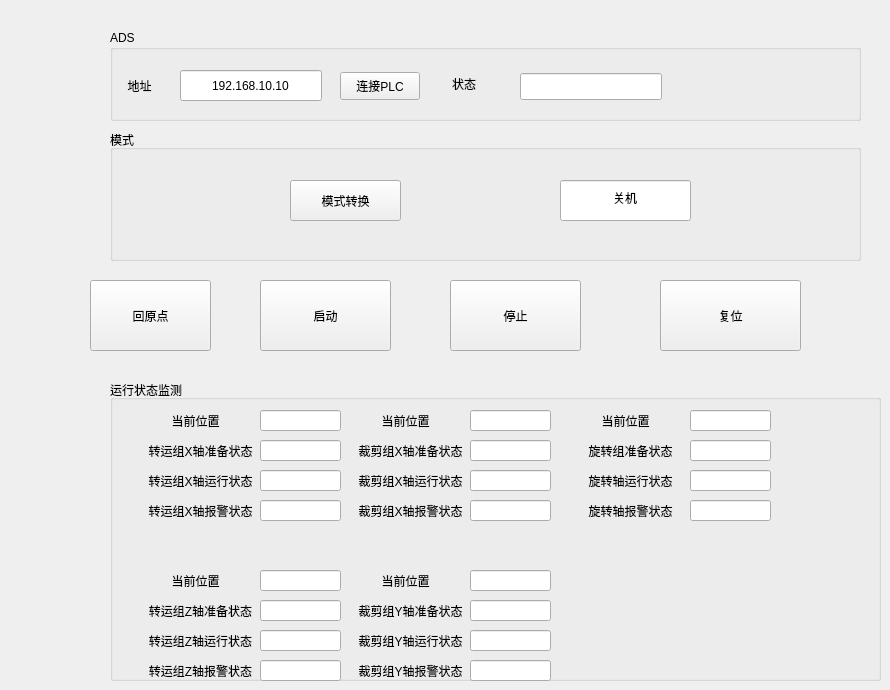
   <widget class="QWidget" name="tab_cmd">
    <attribute name="title">
     <string>操作</string>
    </attribute>
    <widget class="QPushButton" name="btn_Axi_ALL_Reset">
     <property name="geometry">
      <rect>
       <x>660</x>
       <y>280</y>
       <width>141</width>
       <height>71</height>
      </rect>
     </property>
     <property name="text">
      <string>复位</string>
     </property>
    </widget>
    <widget class="QPushButton" name="btn_Axi_All_Stop">
     <property name="geometry">
      <rect>
       <x>450</x>
       <y>280</y>
       <width>131</width>
       <height>71</height>
      </rect>
     </property>
     <property name="text">
      <string>停止</string>
     </property>
    </widget>
    <widget class="QPushButton" name="btn_Axi_All_Start">
     <property name="geometry">
      <rect>
       <x>260</x>
       <y>280</y>
       <width>131</width>
       <height>71</height>
      </rect>
     </property>
     <property name="text">
      <string>启动</string>
     </property>
    </widget>
    <widget class="QGroupBox" name="Ads">
     <property name="geometry">
      <rect>
       <x>110</x>
       <y>30</y>
       <width>751</width>
       <height>91</height>
      </rect>
     </property>
     <property name="minimumSize">
      <size>
       <width>751</width>
       <height>91</height>
      </size>
     </property>
     <property name="title">
      <string>ADS</string>
     </property>
     <widget class="QPushButton" name="btn_connect_plc">
      <property name="geometry">
       <rect>
        <x>230</x>
        <y>42</y>
        <width>80</width>
        <height>28</height>
       </rect>
      </property>
      <property name="text">
       <string>连接PLC</string>
      </property>
     </widget>
     <widget class="QLabel" name="label_plc_state_2">
      <property name="geometry">
       <rect>
        <x>339</x>
        <y>38</y>
        <width>30</width>
        <height>31</height>
       </rect>
      </property>
      <property name="text">
       <string>状态</string>
      </property>
      <property name="alignment">
       <set>Qt::AlignCenter</set>
      </property>
     </widget>
     <widget class="QLineEdit" name="lineEdit_plc_connect_status">
      <property name="geometry">
       <rect>
        <x>410</x>
        <y>43</y>
        <width>142</width>
        <height>27</height>
       </rect>
      </property>
      <property name="alignment">
       <set>Qt::AlignCenter</set>
      </property>
     </widget>
     <widget class="QLineEdit" name="lineEdit_plc_addr">
      <property name="geometry">
       <rect>
        <x>70</x>
        <y>40</y>
        <width>142</width>
        <height>31</height>
       </rect>
      </property>
      <property name="text">
       <string>192.168.10.10</string>
      </property>
      <property name="alignment">
       <set>Qt::AlignCenter</set>
      </property>
     </widget>
     <widget class="QLabel" name="label_plc_addr">
      <property name="geometry">
       <rect>
        <x>9</x>
        <y>40</y>
        <width>41</width>
        <height>31</height>
       </rect>
      </property>
      <property name="text">
       <string>地址</string>
      </property>
      <property name="alignment">
       <set>Qt::AlignCenter</set>
      </property>
     </widget>
    </widget>
    <widget class="QPushButton" name="btn_Axi_All_GoHome">
     <property name="geometry">
      <rect>
       <x>90</x>
       <y>280</y>
       <width>121</width>
       <height>71</height>
      </rect>
     </property>
     <property name="text">
      <string>回原点</string>
     </property>
    </widget>
    <widget class="QGroupBox" name="groupBox_2">
     <property name="geometry">
      <rect>
       <x>110</x>
       <y>130</y>
       <width>751</width>
       <height>131</height>
      </rect>
     </property>
     <property name="title">
      <string>模式</string>
     </property>
     <widget class="QLineEdit" name="lineEdit_Mode">
      <property name="geometry">
       <rect>
        <x>450</x>
        <y>50</y>
        <width>131</width>
        <height>41</height>
       </rect>
      </property>
      <property name="text">
       <string>关机</string>
      </property>
      <property name="alignment">
       <set>Qt::AlignCenter</set>
      </property>
     </widget>
     <widget class="QPushButton" name="btn_Axi_Mode_Switch">
      <property name="geometry">
       <rect>
        <x>180</x>
        <y>50</y>
        <width>111</width>
        <height>41</height>
       </rect>
      </property>
      <property name="text">
       <string>模式转换</string>
      </property>
     </widget>
    </widget>
    <widget class="QGroupBox" name="groupBox_3">
     <property name="geometry">
      <rect>
       <x>110</x>
       <y>380</y>
       <width>771</width>
       <height>301</height>
      </rect>
     </property>
     <property name="title">
      <string>运行状态监测</string>
     </property>
     <widget class="QLabel" name="label_Axi_Status_1">
      <property name="geometry">
       <rect>
        <x>30</x>
        <y>60</y>
        <width>121</width>
        <height>21</height>
       </rect>
      </property>
      <property name="text">
       <string>转运组X轴准备状态</string>
      </property>
      <property name="alignment">
       <set>Qt::AlignCenter</set>
      </property>
     </widget>
     <widget class="QLineEdit" name="lineEdit_Axi_Status_1">
      <property name="geometry">
       <rect>
        <x>150</x>
        <y>60</y>
        <width>81</width>
        <height>21</height>
       </rect>
      </property>
      <property name="text">
       <string/>
      </property>
      <property name="alignment">
       <set>Qt::AlignCenter</set>
      </property>
     </widget>
     <widget class="QLabel" name="label_Axi_Status_2">
      <property name="geometry">
       <rect>
        <x>30</x>
        <y>220</y>
        <width>121</width>
        <height>21</height>
       </rect>
      </property>
      <property name="text">
       <string>转运组Z轴准备状态</string>
      </property>
      <property name="alignment">
       <set>Qt::AlignCenter</set>
      </property>
     </widget>
     <widget class="QLineEdit" name="lineEdit_Axi_Status_2">
      <property name="geometry">
       <rect>
        <x>150</x>
        <y>220</y>
        <width>81</width>
        <height>21</height>
       </rect>
      </property>
      <property name="text">
       <string/>
      </property>
      <property name="alignment">
       <set>Qt::AlignCenter</set>
      </property>
     </widget>
     <widget class="QLabel" name="label_Axi_Status_3">
      <property name="geometry">
       <rect>
        <x>240</x>
        <y>60</y>
        <width>121</width>
        <height>21</height>
       </rect>
      </property>
      <property name="text">
       <string>裁剪组X轴准备状态</string>
      </property>
      <property name="alignment">
       <set>Qt::AlignCenter</set>
      </property>
     </widget>
     <widget class="QLineEdit" name="lineEdit_Axi_Status_3">
      <property name="geometry">
       <rect>
        <x>360</x>
        <y>60</y>
        <width>81</width>
        <height>21</height>
       </rect>
      </property>
      <property name="text">
       <string/>
      </property>
      <property name="alignment">
       <set>Qt::AlignCenter</set>
      </property>
     </widget>
     <widget class="QLabel" name="label_Axi_Status_4">
      <property name="geometry">
       <rect>
        <x>240</x>
        <y>220</y>
        <width>121</width>
        <height>21</height>
       </rect>
      </property>
      <property name="text">
       <string>裁剪组Y轴准备状态</string>
      </property>
      <property name="alignment">
       <set>Qt::AlignCenter</set>
      </property>
     </widget>
     <widget class="QLineEdit" name="lineEdit_Axi_Status_4">
      <property name="geometry">
       <rect>
        <x>360</x>
        <y>220</y>
        <width>81</width>
        <height>21</height>
       </rect>
      </property>
      <property name="text">
       <string/>
      </property>
      <property name="alignment">
       <set>Qt::AlignCenter</set>
      </property>
     </widget>
     <widget class="QLabel" name="label_Axi_Status_5">
      <property name="geometry">
       <rect>
        <x>460</x>
        <y>60</y>
        <width>121</width>
        <height>21</height>
       </rect>
      </property>
      <property name="text">
       <string>旋转组准备状态</string>
      </property>
      <property name="alignment">
       <set>Qt::AlignCenter</set>
      </property>
     </widget>
     <widget class="QLineEdit" name="lineEdit_Axi_Status_5">
      <property name="geometry">
       <rect>
        <x>580</x>
        <y>60</y>
        <width>81</width>
        <height>21</height>
       </rect>
      </property>
      <property name="text">
       <string/>
      </property>
      <property name="alignment">
       <set>Qt::AlignCenter</set>
      </property>
     </widget>
     <widget class="QLabel" name="label_Axi_CurPositon_Status_1">
      <property name="geometry">
       <rect>
        <x>40</x>
        <y>30</y>
        <width>91</width>
        <height>21</height>
       </rect>
      </property>
      <property name="text">
       <string>当前位置</string>
      </property>
      <property name="alignment">
       <set>Qt::AlignCenter</set>
      </property>
     </widget>
     <widget class="QLineEdit" name="lineEdit_Axi_CurPositon_Status_1">
      <property name="geometry">
       <rect>
        <x>150</x>
        <y>30</y>
        <width>81</width>
        <height>21</height>
       </rect>
      </property>
      <property name="text">
       <string/>
      </property>
      <property name="alignment">
       <set>Qt::AlignCenter</set>
      </property>
     </widget>
     <widget class="QLineEdit" name="lineEdit_Axi_CurPositon_Status_2">
      <property name="geometry">
       <rect>
        <x>150</x>
        <y>190</y>
        <width>81</width>
        <height>21</height>
       </rect>
      </property>
      <property name="text">
       <string/>
      </property>
      <property name="alignment">
       <set>Qt::AlignCenter</set>
      </property>
     </widget>
     <widget class="QLabel" name="label_Axi_CurPositon_Status_2">
      <property name="geometry">
       <rect>
        <x>40</x>
        <y>190</y>
        <width>91</width>
        <height>21</height>
       </rect>
      </property>
      <property name="text">
       <string>当前位置</string>
      </property>
      <property name="alignment">
       <set>Qt::AlignCenter</set>
      </property>
     </widget>
     <widget class="QLineEdit" name="lineEdit_Axi_CurPositon_Status_3">
      <property name="geometry">
       <rect>
        <x>360</x>
        <y>30</y>
        <width>81</width>
        <height>21</height>
       </rect>
      </property>
      <property name="text">
       <string/>
      </property>
      <property name="alignment">
       <set>Qt::AlignCenter</set>
      </property>
     </widget>
     <widget class="QLabel" name="label_Axi_CurPositon_Status_3">
      <property name="geometry">
       <rect>
        <x>250</x>
        <y>30</y>
        <width>91</width>
        <height>21</height>
       </rect>
      </property>
      <property name="text">
       <string>当前位置</string>
      </property>
      <property name="alignment">
       <set>Qt::AlignCenter</set>
      </property>
     </widget>
     <widget class="QLineEdit" name="lineEdit_Axi_CurPositon_Status_4">
      <property name="geometry">
       <rect>
        <x>360</x>
        <y>190</y>
        <width>81</width>
        <height>21</height>
       </rect>
      </property>
      <property name="text">
       <string/>
      </property>
      <property name="alignment">
       <set>Qt::AlignCenter</set>
      </property>
     </widget>
     <widget class="QLabel" name="label_Axi_CurPositon_Status_4">
      <property name="geometry">
       <rect>
        <x>250</x>
        <y>190</y>
        <width>91</width>
        <height>21</height>
       </rect>
      </property>
      <property name="text">
       <string>当前位置</string>
      </property>
      <property name="alignment">
       <set>Qt::AlignCenter</set>
      </property>
     </widget>
     <widget class="QLineEdit" name="lineEdit_Axi_CurPositon_Status_5">
      <property name="geometry">
       <rect>
        <x>580</x>
        <y>30</y>
        <width>81</width>
        <height>21</height>
       </rect>
      </property>
      <property name="text">
       <string/>
      </property>
      <property name="alignment">
       <set>Qt::AlignCenter</set>
      </property>
     </widget>
     <widget class="QLabel" name="label_Axi_CurPositon_Status_5">
      <property name="geometry">
       <rect>
        <x>470</x>
        <y>30</y>
        <width>91</width>
        <height>21</height>
       </rect>
      </property>
      <property name="text">
       <string>当前位置</string>
      </property>
      <property name="alignment">
       <set>Qt::AlignCenter</set>
      </property>
     </widget>
     <widget class="QLineEdit" name="lineEdit_Axi_RunningStatus_1">
      <property name="geometry">
       <rect>
        <x>150</x>
        <y>90</y>
        <width>81</width>
        <height>21</height>
       </rect>
      </property>
      <property name="text">
       <string/>
      </property>
      <property name="alignment">
       <set>Qt::AlignCenter</set>
      </property>
     </widget>
     <widget class="QLabel" name="label_Axi_RunningStatus_1">
      <property name="geometry">
       <rect>
        <x>30</x>
        <y>90</y>
        <width>121</width>
        <height>21</height>
       </rect>
      </property>
      <property name="text">
       <string>转运组X轴运行状态</string>
      </property>
      <property name="alignment">
       <set>Qt::AlignCenter</set>
      </property>
     </widget>
     <widget class="QLineEdit" name="lineEdit_Axi_RunningStatus_2">
      <property name="geometry">
       <rect>
        <x>150</x>
        <y>250</y>
        <width>81</width>
        <height>21</height>
       </rect>
      </property>
      <property name="text">
       <string/>
      </property>
      <property name="alignment">
       <set>Qt::AlignCenter</set>
      </property>
     </widget>
     <widget class="QLabel" name="label_Axi_RunningStatus_2">
      <property name="geometry">
       <rect>
        <x>30</x>
        <y>250</y>
        <width>121</width>
        <height>21</height>
       </rect>
      </property>
      <property name="text">
       <string>转运组Z轴运行状态</string>
      </property>
      <property name="alignment">
       <set>Qt::AlignCenter</set>
      </property>
     </widget>
     <widget class="QLineEdit" name="lineEdit_Axi_RunningStatus_3">
      <property name="geometry">
       <rect>
        <x>360</x>
        <y>90</y>
        <width>81</width>
        <height>21</height>
       </rect>
      </property>
      <property name="text">
       <string/>
      </property>
      <property name="alignment">
       <set>Qt::AlignCenter</set>
      </property>
     </widget>
     <widget class="QLabel" name="label_Axi_RunningStatus_3">
      <property name="geometry">
       <rect>
        <x>240</x>
        <y>90</y>
        <width>121</width>
        <height>21</height>
       </rect>
      </property>
      <property name="text">
       <string>裁剪组X轴运行状态</string>
      </property>
      <property name="alignment">
       <set>Qt::AlignCenter</set>
      </property>
     </widget>
     <widget class="QLineEdit" name="lineEdit_Axi_RunningStatus_4">
      <property name="geometry">
       <rect>
        <x>360</x>
        <y>250</y>
        <width>81</width>
        <height>21</height>
       </rect>
      </property>
      <property name="text">
       <string/>
      </property>
      <property name="alignment">
       <set>Qt::AlignCenter</set>
      </property>
     </widget>
     <widget class="QLabel" name="label_Axi_RunningStatus_4">
      <property name="geometry">
       <rect>
        <x>240</x>
        <y>250</y>
        <width>121</width>
        <height>21</height>
       </rect>
      </property>
      <property name="text">
       <string>裁剪组Y轴运行状态</string>
      </property>
      <property name="alignment">
       <set>Qt::AlignCenter</set>
      </property>
     </widget>
     <widget class="QLineEdit" name="lineEdit_Axi_RunningStatus_5">
      <property name="geometry">
       <rect>
        <x>580</x>
        <y>90</y>
        <width>81</width>
        <height>21</height>
       </rect>
      </property>
      <property name="text">
       <string/>
      </property>
      <property name="alignment">
       <set>Qt::AlignCenter</set>
      </property>
     </widget>
     <widget class="QLabel" name="label_Axi_RunningStatus_5">
      <property name="geometry">
       <rect>
        <x>460</x>
        <y>90</y>
        <width>121</width>
        <height>21</height>
       </rect>
      </property>
      <property name="text">
       <string>旋转轴运行状态</string>
      </property>
      <property name="alignment">
       <set>Qt::AlignCenter</set>
      </property>
     </widget>
     <widget class="QLineEdit" name="lineEdit_Axi_ErroStatus_1">
      <property name="geometry">
       <rect>
        <x>150</x>
        <y>120</y>
        <width>81</width>
        <height>21</height>
       </rect>
      </property>
      <property name="text">
       <string/>
      </property>
      <property name="alignment">
       <set>Qt::AlignCenter</set>
      </property>
     </widget>
     <widget class="QLabel" name="label_Axi_ErroStatus_1">
      <property name="geometry">
       <rect>
        <x>30</x>
        <y>120</y>
        <width>121</width>
        <height>21</height>
       </rect>
      </property>
      <property name="text">
       <string>转运组X轴报警状态</string>
      </property>
      <property name="alignment">
       <set>Qt::AlignCenter</set>
      </property>
     </widget>
     <widget class="QLabel" name="label_Axi_ErroStatus_2">
      <property name="geometry">
       <rect>
        <x>30</x>
        <y>280</y>
        <width>121</width>
        <height>21</height>
       </rect>
      </property>
      <property name="text">
       <string>转运组Z轴报警状态</string>
      </property>
      <property name="alignment">
       <set>Qt::AlignCenter</set>
      </property>
     </widget>
     <widget class="QLabel" name="label_Axi_ErroStatus_3">
      <property name="geometry">
       <rect>
        <x>240</x>
        <y>120</y>
        <width>121</width>
        <height>21</height>
       </rect>
      </property>
      <property name="text">
       <string>裁剪组X轴报警状态</string>
      </property>
      <property name="alignment">
       <set>Qt::AlignCenter</set>
      </property>
     </widget>
     <widget class="QLabel" name="label_Axi_ErroStatus_4">
      <property name="geometry">
       <rect>
        <x>240</x>
        <y>280</y>
        <width>121</width>
        <height>21</height>
       </rect>
      </property>
      <property name="text">
       <string>裁剪组Y轴报警状态</string>
      </property>
      <property name="alignment">
       <set>Qt::AlignCenter</set>
      </property>
     </widget>
     <widget class="QLabel" name="label_Axi_ErroStatus_5">
      <property name="geometry">
       <rect>
        <x>460</x>
        <y>120</y>
        <width>121</width>
        <height>21</height>
       </rect>
      </property>
      <property name="text">
       <string>旋转轴报警状态</string>
      </property>
      <property name="alignment">
       <set>Qt::AlignCenter</set>
      </property>
     </widget>
     <widget class="QLineEdit" name="lineEdit_Axi_ErroStatus_2">
      <property name="geometry">
       <rect>
        <x>150</x>
        <y>280</y>
        <width>81</width>
        <height>21</height>
       </rect>
      </property>
      <property name="text">
       <string/>
      </property>
      <property name="alignment">
       <set>Qt::AlignCenter</set>
      </property>
     </widget>
     <widget class="QLineEdit" name="lineEdit_Axi_ErroStatus_3">
      <property name="geometry">
       <rect>
        <x>360</x>
        <y>120</y>
        <width>81</width>
        <height>21</height>
       </rect>
      </property>
      <property name="text">
       <string/>
      </property>
      <property name="alignment">
       <set>Qt::AlignCenter</set>
      </property>
     </widget>
     <widget class="QLineEdit" name="lineEdit_Axi_ErroStatus_4">
      <property name="geometry">
       <rect>
        <x>360</x>
        <y>280</y>
        <width>81</width>
        <height>21</height>
       </rect>
      </property>
      <property name="text">
       <string/>
      </property>
      <property name="alignment">
       <set>Qt::AlignCenter</set>
      </property>
     </widget>
     <widget class="QLineEdit" name="lineEdit_Axi_ErroStatus_5">
      <property name="geometry">
       <rect>
        <x>580</x>
        <y>120</y>
        <width>81</width>
        <height>21</height>
       </rect>
      </property>
      <property name="text">
       <string/>
      </property>
      <property name="alignment">
       <set>Qt::AlignCenter</set>
      </property>
     </widget>
    </widget>
   </widget>
